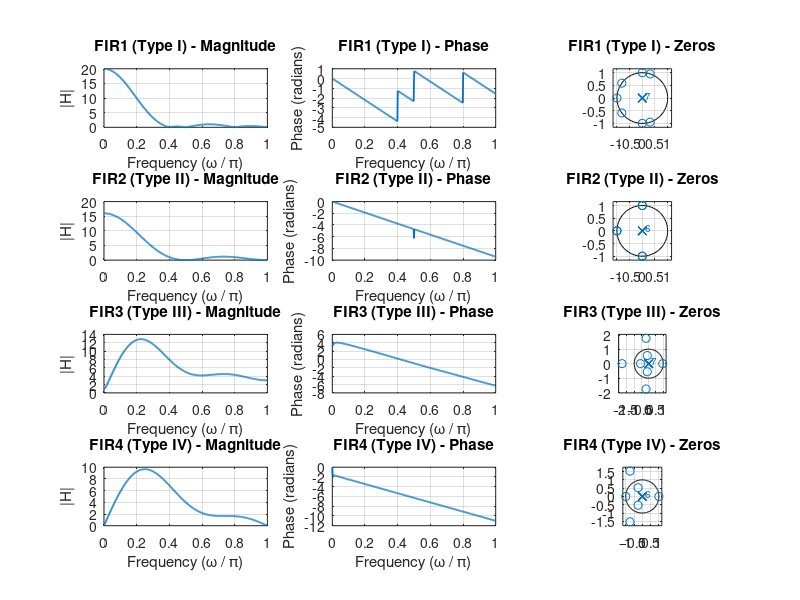

Write MATLAB code to recreate this figure. (Note: this script raises an error after producing the figure.)
% Exercise 11: FIR Filter Types (I–IV)
% Author: Rupashri Das
% Date: 

close all; clear; clc;

% --------------------------------------------------------
% Impulse responses (given in the exercise)
% --------------------------------------------------------
h1 = [1 2 3 4 4 3 2 1];     % FIR Type I  (M even, symmetric)
h2 = [1 2 3 4 3 2 1];       % FIR Type II (M odd, symmetric)
h3 = [-1 -2 -3 -4 3 3 2 1]; % FIR Type III (M even, antisymmetric)
h4 = [-1 -2 -3 0 3 2 1];    % FIR Type IV (M odd, antisymmetric)

filters = {h1, h2, h3, h4};
labels = {'FIR1 (Type I)', 'FIR2 (Type II)', 'FIR3 (Type III)', 'FIR4 (Type IV)'};

% --------------------------------------------------------
% Plot all four filters
% --------------------------------------------------------
figure('Units','normalized','Position',[0.05 0.05 0.9 0.8], 'Color','w');

for k = 1:4
    h = filters{k};
    [H, w] = freqz(h, 1, 512);  % frequency response

    % Magnitude response
    subplot(4,3,(k-1)*3 + 1);
    plot(w/pi, abs(H), 'LineWidth', 1.3);
    grid on;
    xlabel('Frequency (\omega / \pi)');
    ylabel('|H|');
    title([labels{k} ' - Magnitude']);

    % Phase response (unwrapped)
    subplot(4,3,(k-1)*3 + 2);
    plot(w/pi, unwrap(angle(H)), 'LineWidth', 1.3);
    grid on;
    xlabel('Frequency (\omega / \pi)');
    ylabel('Phase (radians)');
    title([labels{k} ' - Phase']);

    % Pole-Zero diagram
    subplot(4,3,(k-1)*3 + 3);
    zplane(h, 1);
    title([labels{k} ' - Zeros']);
    axis equal;
end

sgtitle('Exercise 11 – Results (FIR Filter Types I–IV)');
set(gcf, 'Color', 'w');

% --------------------------------------------------------
% Save figure
% --------------------------------------------------------
saveas(gcf, 'exercise11_results.png');
disp('Figure saved as exercise11_results.png');